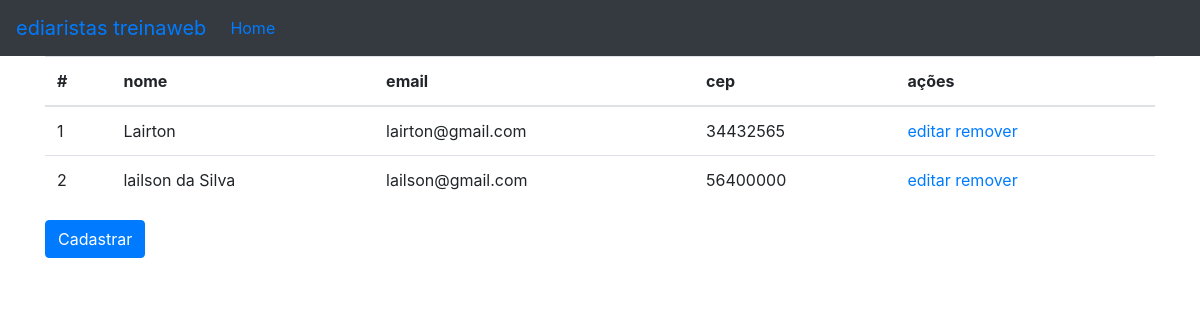
Before: /web/listar_diarista with the older database file.
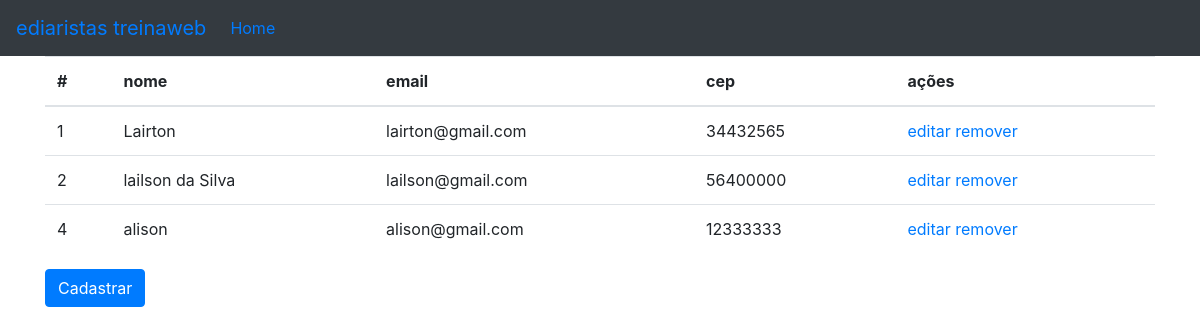
After: the same page with the newer database file.
### web/models.py (models this page shows)
class Diarista(models.Model):
    nome_completo = models.CharField(max_length=100, null=False, blank=False)
    cpf = models.CharField(max_length=11, null=False, blank= False)
    email = models.EmailField(null=False, blank=False)
    telefone = models.CharField(max_length=11, null=False, blank=False)
    lougradouro = models.CharField(max_length=60, null=False, blank=False)
    numero = models.IntegerField(null=False, blank=False)
    bairro = models.CharField(max_length=30, null=False, blank=False)
    complemento = models.CharField(max_length=30, null=False, blank=True)
    cep = models.CharField(max_length=8, blank=False)
    estado = models.CharField(max_length=2, null=False, blank=False)
    codigo_ibge = models.IntegerField(null=False, blank=False)
    foto_usuario = models.ImageField(null=False, blank=True)
    objetos = models.Manager()

### web/views.py (the view)
# urls.py: path('listar_diarista', views.listar_diarista, name="listar_diarista"),
def listar_diarista(request):
    diaristas = Diarista.objetos.all()
    return render(request, 'lista_diarista.html', {'diaristas': diaristas})

### web/templates/lista_diarista.html
{% extends 'base.html' %}
{% load easy_mask %}
{% block conteudo %}
<table class="table">
    <thead>
    <tr>
        <th>#</th>
        <th>nome</th>
        <th>email</th>
        <th>cep</th>
        <th>ações</th>
    </tr>
    </thead>
    <tbody>
    {% for diarista in diaristas %}
    <tr>
        <td>{{diarista.id}}</td>
        <td>{{diarista.nome_completo}}</td>
        <td>{{diarista.email}}</td>
        <td>{{diarista.cep| cep}}</td>
        <td>
            <a href="{% url 'editar_diarista' diarista.id %}">editar</a>
            <a href="{% url 'remover_diarista' diarista.id %}">remover</a>
        </td>
    </tr>
    {% endfor %}
    </tbody>
</table>
<a href="{% url 'cadastrar_diarista' %}" class="btn btn-primary">Cadastrar</a>
{% endblock conteudo %}

### web/templates/base.html (shortened to what this page needs)
<!DOCTYPE html>
<html lang="en">
<head>
<link rel="stylesheet" href="https://cdn.jsdelivr.net/npm/bootstrap@4.6.0/dist/css/bootstrap.min.css"><body>
<nav class="navbar navbar-expand-md navbar-dar bg-dark md-4">
    <a href="#" class="navbar-brand">ediaristas treinaweb</a>
<div class="collapse navbar-collapse" id="navbarSupportedContent">
        <ul class="navbar-nav mr-auto">
         <li class="nav-item active">
            <a href="{% url 'listar_diarista' %}" class="nav-link">Home</a>
         </li>
        </ul>
</div>
</nav>
<main role="role" class="container">
{% block conteudo %}
{% endblock conteudo %}
</main>
</body>
</html>

Changed rows visible on the page:
added Diarista: id "4", nome_completo "alison", email "alison@gmail.com", cep|cep "12333333"
